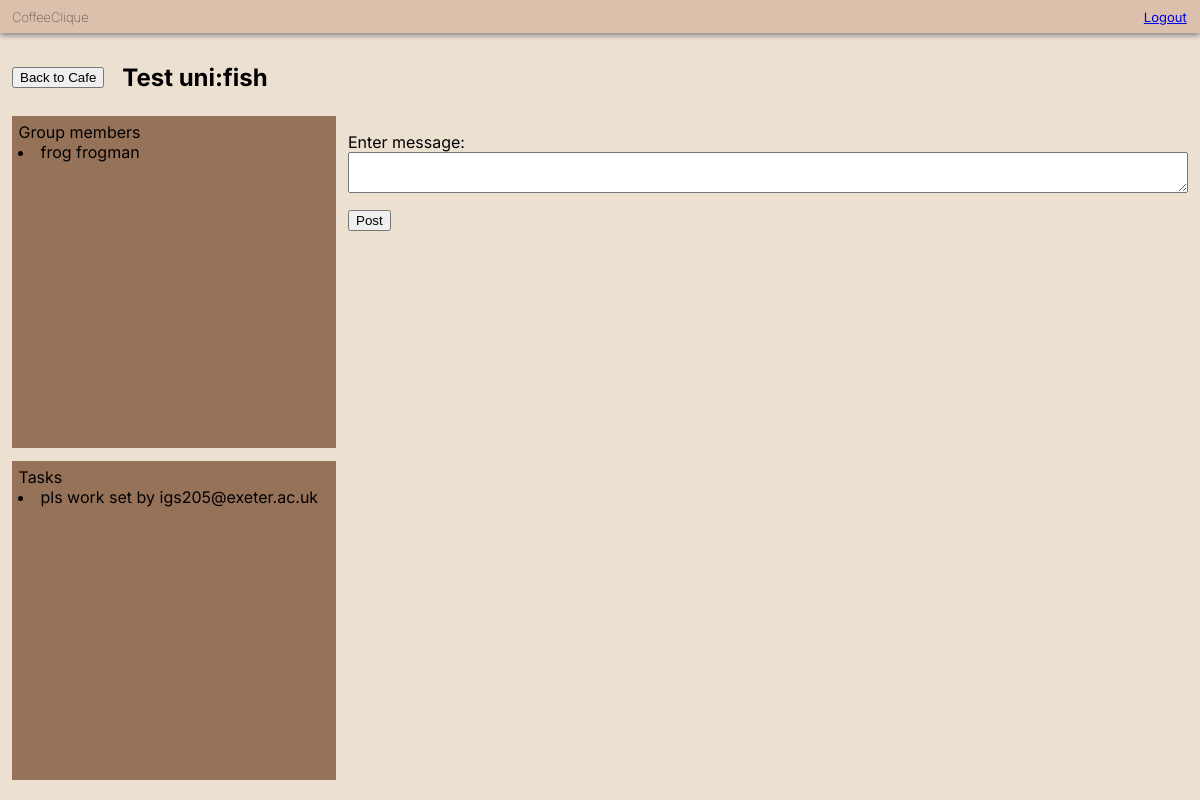
The page /tables/1 (signed in) on the database as committed earlier.
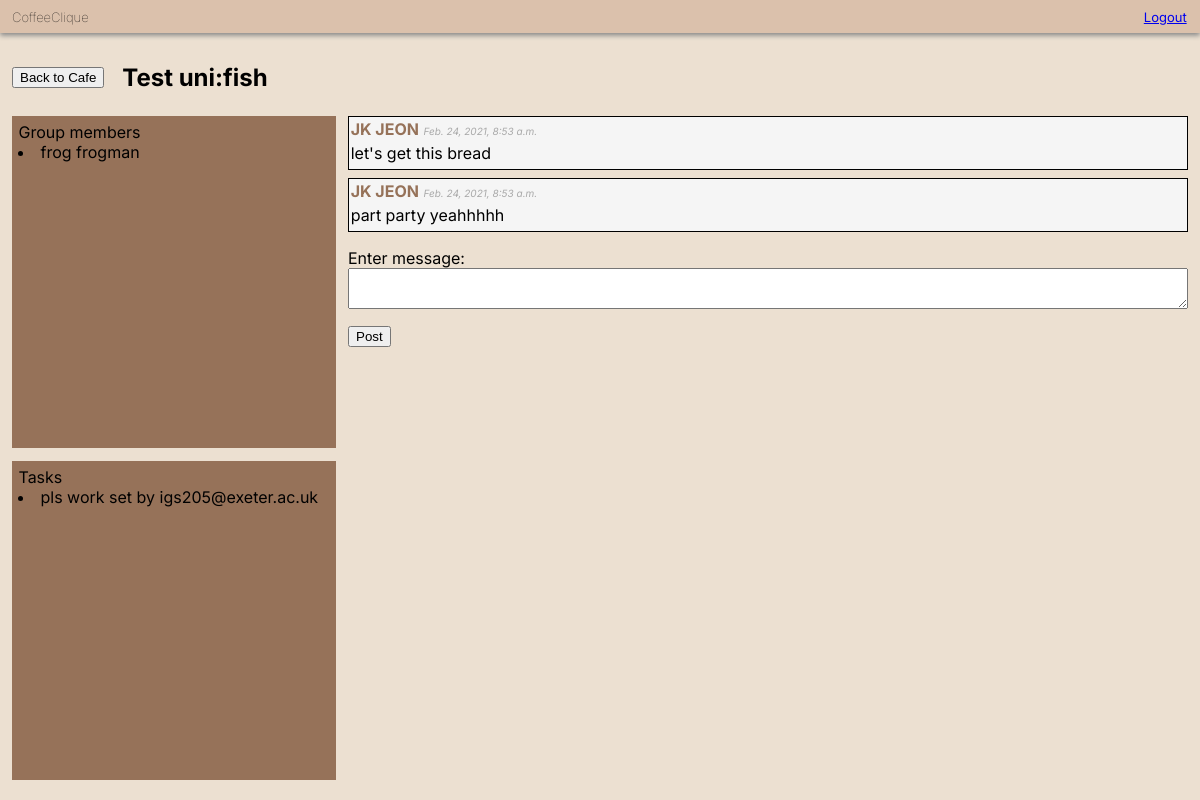
The same page on the database as committed later.
### app/models.py (models this page shows, shortened)
class CafeTable(models.Model):
    table_id = models.CharField(max_length=50)
    university = models.CharField(max_length=50)
    def __str__(self):
        return self.university + ":" + self.table_id

class CoffeeUser(AbstractBaseUser):
    AVAILABLE_UNIS = (
        ("University of Exeter", "University of Exeter"),
        ("Test uni", "Test uni")
    )
    email = models.EmailField(verbose_name="email", unique=True)
    date_joined = models.DateTimeField(verbose_name="date_joined",
                                       auto_now_add=True)
    last_login = models.DateTimeField(verbose_name="last_login", auto_now=True)
    is_admin = models.BooleanField(default=False)
    is_active = models.BooleanField(default=True)
    is_staff = models.BooleanField(default=False)
    is_superuser = models.BooleanField(default=False)
    first_name = models.CharField(max_length=50)
    last_name = models.CharField(max_length=50)
    university = models.CharField(max_length=50, choices=AVAILABLE_UNIS)
    is_staff = models.BooleanField(default=False)
    year = models.PositiveIntegerField(null=True, blank=True)
    course = models.CharField(max_length=50, blank=True)
    avatar_url = models.FilePathField(path="/img")
    cafe_table_ids = models.ManyToManyField(CafeTable, blank=True)
    points = models.PositiveIntegerField(default=0)
    USERNAME_FIELD = "email"  # users log in using their email
    REQUIRED_FIELDS = ["first_name", "last_name", "university", "is_staff"]
    objects = CoffeeUserManager()
    def __str__(self):
        return self.email

class Task(models.Model):
    task_name = models.CharField(max_length=50)
    table_id = models.ForeignKey(CafeTable, related_name="tasks",
                                 on_delete=models.CASCADE)
    created_by = models.ForeignKey(CoffeeUser, related_name="created_tasks",
                                   on_delete=models.CASCADE)
    completed_by = models.ManyToManyField(CoffeeUser, blank=True)
    task_date = models.DateTimeField(auto_now_add=True)
    task_content = models.TextField(max_length=4000)
    points = models.PositiveIntegerField(default=0)

class Message(models.Model):
    table_id = models.ForeignKey(CafeTable, related_name="messages",
                                 on_delete=models.CASCADE)
    created_by = models.ForeignKey(CoffeeUser, related_name="messages",
                                   on_delete=models.CASCADE)
    message_date = models.DateTimeField(auto_now_add=True)
    message_content = models.TextField(max_length=4000)

### app/views.py (the view)
# urls.py: path('tables/<pk>', views.table_chat,
@login_required(login_url='/')
def table_chat(request, pk):
    try:
        table = CafeTable.objects.get(pk=pk)
    except CafeTable.DoesNotExist:
        return render(request, 'denied.html')
    current_user = request.user
    if ((current_user.university != table.university) or
       (table.table_id not in
       current_user.cafe_table_ids.values_list('table_id', flat=True))):
        return render(request, 'denied.html')
    if request.method == 'POST':
        form = PostMessageForm(request.POST)
        if form.is_valid():
            message_content = form.cleaned_data.get('message_content')
            msg = Message.objects.create(
                table_id=table,
                created_by=current_user,
                message_content=message_content,
            )
            form = PostMessageForm()
    else:
        form = PostMessageForm()
    messages = Message.objects.filter(table_id=table).order_by('message_date')[:100]
    date_from = datetime.datetime.now() - datetime.timedelta(days=1)
    tasks = Task.objects.filter(table_id=table,
                                task_date__gte=date_from).order_by('task_date')
    users = table.coffeeuser_set.all()
    context = {
        "table": table,
        "form": form,
        "messages": messages,
        "users": users,
        "tasks": tasks
    }
    return render(request, "table_chat.html", context)

### app/forms.py
class PostMessageForm(forms.ModelForm):
    class Meta:
        model = Message
        fields = ('message_content',)
        labels = {
            'message_content': ugettext_lazy('Enter message:'),
        }

### app/templates/table_chat.html (shortened to what this page needs)
<!DOCTYPE html>
<html lang="en">
<head>
  {% load static %}
  <link rel="stylesheet" type="text/css" href="{% static 'css/basic.css' %}"></link>
  <link rel="stylesheet" type="text/css" href="{% static 'css/chat.css' %}"></link>
</head>
<body>
  <div class="top_bar">
    <h6 class="app_name">CoffeeClique</h6>
    <a class="logout" href="{% url 'logout' %}">Logout</a>
  </div>
  <div class="navigation">
    <button onclick="document.location='/table_view'" id="table_view" inline="true">Back to Cafe</button><br>
    <h2 class="table_name">{{ table }}</h2>
  </div>
  <div class="row">
    <div class="other">
    <div class="users">
    Group members
    {% for user in users %}
    <li>
      {{user.first_name}} {{user.last_name}}
    </li>
    {% endfor %}
    </div>
    <div class="tasks">
      Tasks
      {% for task in tasks %}
      <li>
        {{task.task_content}}
        set by {{task.created_by}}
      </li>
      {% endfor %}
    </div>
    </div>
    <div class="messages">
      {% for msg in messages %}
      <li>
        <b>{{msg.created_by.first_name}} {{msg.created_by.last_name}}</b> <i>{{msg.message_date}}</i><br>
        <p class="msg">{{msg.message_content}}</p>
      </li>
      {% endfor %}
      <form method="post">
        {{ form.as_p }}<button type="submit"> Post </button>
      </form><br>
    </div>
</div>
</body>
</html>

### app/static/css/basic.css (style rules this page uses)
body { background-color: #ece0d1; margin: 0%; font-family: 'Inter', sans-serif; }
.top_bar { background-color: #dbc1ac; box-shadow: 0px 2.5px 5px #888888; padding-left: 1%; }
.app_name { margin-block-start: 0px; margin-block-end: 0px; padding-top: 9px; padding-bottom: 8px; font-size: small; font-weight:lighter; width: 49%; display: inline-block; }
.logout { display: inline-block; width: 49.5%; text-align: right; font-size: small; }

### app/static/css/chat.css (style rules this page uses)
html, body { height: 100%; }
.navigation { display: inline-flex; margin-left: 1%; width: 100%; margin-top: 2.5%; margin-bottom: 1%; align-items: center; }
#table_view { height: fit-content; width: fit-content; }
.table_name { margin-block-end: 0; margin-block-start: 0; padding-left: 1.5%; }
.tasks { background-color: #967259; height: 50%; overflow: scroll; padding: 2%; margin-top: 4%; }
.users { background-color: #967259; height: 48%; overflow: scroll; padding: 2%; }
.messages li { display: block; border: 1px solid black; background-color: whitesmoke; margin-bottom: 1%; padding: 0.2%; }
b { text-transform: uppercase; color: #967259; }
i { color: darkgray; font-size: x-small; }
.msg { padding-top: 0.5%; padding-bottom: 0.5%; margin: 0; }
.messages { width: 70%; float: right; margin-right: 1%; margin-top: 1%; margin-bottom: 1%; overflow: scroll; }
.other { display: inline-block; width: 27%; margin: 1%; overflow: hidden; }
.row { display: flex; height: 86%; }
#id_message_content { width: -webkit-fill-available; height: 35px; font-family: 'Inter', sans-serif; font-size: 16px; display: block; }
label { width: fit-content; }

Rows that differ between the two databases and show on the page:
added Message: created_by.first_name "JK", created_by.last_name "JEON", message_date "Feb. 24, 2021, 8:53 a.m.", message_content "let's get this bread"
added Message: created_by.first_name "JK", created_by.last_name "JEON", message_date "Feb. 24, 2021, 8:53 a.m.", message_content "part party yeahhhhh"
